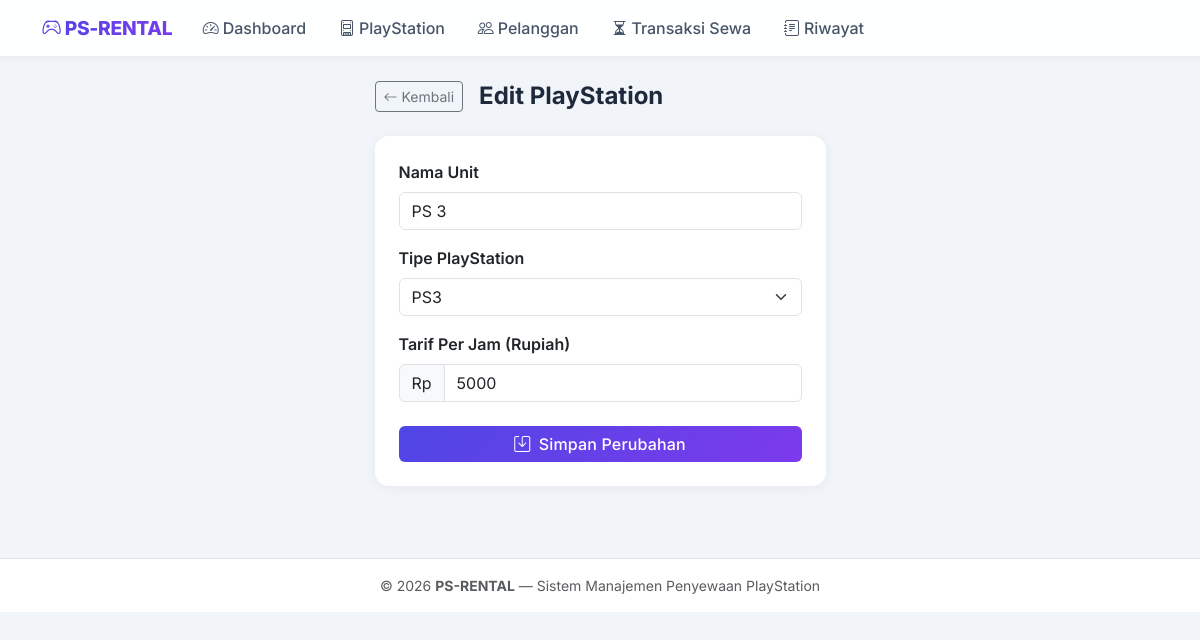
Screenshot of /playstation/edit.php?id=3 with the database file from the repository.
### tables this page shows
CREATE TABLE IF NOT EXISTS `playstation` (
  `id_ps` INT AUTO_INCREMENT PRIMARY KEY,
  `nama_ps` VARCHAR(100) NOT NULL,
  `tipe_ps` ENUM('PS3', 'PS4', 'PS5') NOT NULL,
  `tarif_per_jam` INT NOT NULL
);

### playstation/edit.php (the view, shortened to what this page needs)
<?php
require_once __DIR__ . '/../includes/header.php';
$id = isset($_GET['id']) ? intval($_GET['id']) : 0;
$stmt = $pdo->prepare("SELECT * FROM playstation WHERE id_ps = ?");
$stmt->execute([$id]);
$ps = $stmt->fetch();
?>
<div class="row justify-content-center">
    <div class="col-12 col-md-7 col-lg-5">
        <div class="d-flex align-items-center mb-4">
            <a href="<?= BASE_URL ?>/playstation/list.php" class="btn btn-sm btn-outline-secondary me-3">
                <i class="bi bi-arrow-left"></i> Kembali
            </a>
            <h4 class="mb-0 fw-bold">Edit PlayStation</h4>
        </div>
        <div class="card p-4">
            <form method="POST" action="">
                <div class="mb-3">
                    <label for="nama_ps" class="form-label fw-semibold">Nama Unit</label>
                    <input type="text" class="form-control" id="nama_ps" name="nama_ps"
                           value="<?= htmlspecialchars($ps['nama_ps']) ?>" required>
                </div>
                <div class="mb-3">
                    <label for="tipe_ps" class="form-label fw-semibold">Tipe PlayStation</label>
                    <select class="form-select" id="tipe_ps" name="tipe_ps" required>
                        <option value="PS3" <?= $ps['tipe_ps'] === 'PS3' ? 'selected' : '' ?>>PS3</option>
                    </select>
                </div>
                <div class="mb-4">
                    <label for="tarif_per_jam" class="form-label fw-semibold">Tarif Per Jam (Rupiah)</label>
                    <div class="input-group">
                        <span class="input-group-text">Rp</span>
                        <input type="number" class="form-control" id="tarif_per_jam" name="tarif_per_jam"
                               min="100" step="500" value="<?= htmlspecialchars($ps['tarif_per_jam']) ?>" required>
                    </div>
                </div>
                <button type="submit" class="btn btn-primary w-100">
                    <i class="bi bi-save me-1"></i> Simpan Perubahan
                </button>
            </form>
        </div>
    </div>
</div>
<?php require_once __DIR__ . '/../includes/footer.php'; ?>

### includes/header.php (style rules this page uses)
:root { --primary: #4f46e5; --primary-dark: #4338ca; --secondary: #7c3aed; --success: #10b981; --primary-grad: linear-gradient(135deg, #4f46e5 0%, #7c3aed 100%); --bg: #f1f5f9; --radius: 0.875rem; }
body { font-family: 'Inter', sans-serif; background-color: var(--bg); color: #1e293b; min-height: 100vh; }
.card { border: none; border-radius: var(--radius); box-shadow: 0 2px 12px rgba(0,0,0,.05); transition: transform .2s, box-shadow .2s; }
.btn-primary { background: var(--primary-grad); border: none; font-weight: 500; letter-spacing: .01rem; }

### rows the page displays
playstation: nama_ps "PS 3", tipe_ps "PS3", tarif_per_jam "5000"
